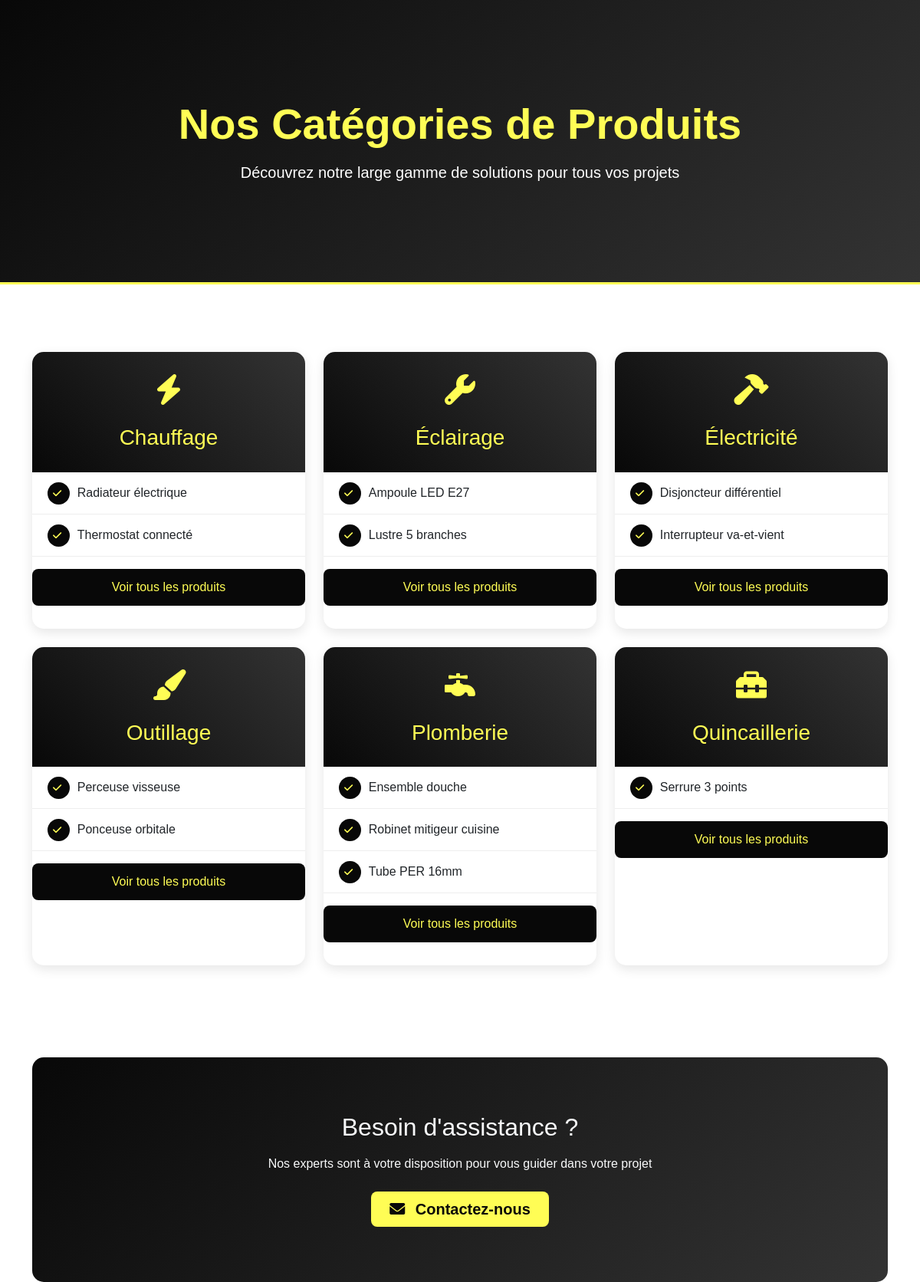
The app's page /vue/partie_utilisateur/categorie.php with its own data.
### tables this page shows
create table produit(
	idproduit int(6) not null AUTO_INCREMENT,
	nomproduit varchar(50),
	prix_unit decimal(8,2),
	categorie varchar(50),
	image varchar(255) DEFAULT 'default_product.jpg',
	description text,
	constraint pk_produit primary key (idproduit)
);

### modele/modele.class.php (called while the page is built, shortened)
<?php
class Modele {
	private $unPdo ;
	public function __construct(){
		$serveur = "localhost";
		$bdd = "ALUME";
		$user = "root";
		$mdp = "";
		try{
		$this->unPdo = new PDO("mysql:host=".$serveur.";dbname=".$bdd,$user, $mdp);
		}
		catch(PDOException $exp){
			echo "Erreur de connexion à la BDD";
		}
	}
	public function selectProduitsByCategorie($categorie){
		$requete = "select * from produit where categorie = :categorie order by nomproduit;";
		$donnees = array(':categorie' => $categorie);
		$exec = $this->unPdo->prepare($requete);
		$exec->execute($donnees);
		return $exec->fetchAll();
	}
	public function selectDistinctCategories(){
		$requete = "select distinct categorie from produit order by categorie;";
		$exec = $this->unPdo->prepare($requete);
		$exec->execute();
		return $exec->fetchAll();
	}
}
?>

### controleur/controleur.class.php (called while the page is built, shortened)
<?php
	require_once ("modele/modele.class.php");
	class Controleur {
		private $unModele ;
		public function   __construct(){
			$this->unModele = new Modele ();
		}
		public function selectProduitsByCategorie($categorie){
			return $this->unModele->selectProduitsByCategorie($categorie);
		}
		public function selectDistinctCategories(){
			return $this->unModele->selectDistinctCategories();
		}
	}
?>

### vue/partie_utilisateur/categorie.php (the view, shortened to what this page needs)
<?php
require_once("modele/modele.class.php");
require_once("controleur/controleur.class.php");
$unControleur = new Controleur();
$categories = $unControleur->selectDistinctCategories();
?>
<!DOCTYPE html>
<html lang="fr">
<head>
    <link href="https://cdn.jsdelivr.net/npm/bootstrap@5.3.2/dist/css/bootstrap.min.css" rel="stylesheet">
    <link rel="stylesheet" href="https://cdnjs.cloudflare.com/ajax/libs/font-awesome/6.0.0/css/all.min.css">
</head>
<body>
    <div class="hero-section">
        <div class="container py-5">
            <div class="text-center">
                <h1 class="display-4">Nos Catégories de Produits</h1>
                <p class="lead mb-0">Découvrez notre large gamme de solutions pour tous vos projets</p>
            </div>
        </div>
    </div>
    <main class="container">
        <section class="py-5">
            <div class="row">
                <?php if(count($categories) > 0): ?>
                    <?php foreach($categories as $index => $categorie): ?>
                        <div class="col-lg-4 col-md-6 mb-4">
                            <div class="category-card h-100">
                                <div class="category-header">
                                    <div class="category-icon">
                                        <?php
                                        $icons = ['fa-bolt', 'fa-wrench', 'fa-hammer', 'fa-paint-brush',
                                                'fa-faucet', 'fa-toolbox', 'fa-ruler', 'fa-plug'];
                                        $icon = $icons[$index % count($icons)];
                                        ?>
                                        <i class="fas <?php echo $icon; ?>"></i>
                                    </div>
                                    <h3><?php echo htmlspecialchars($categorie['categorie']); ?></h3>
                                </div>
                                <div class="card-body">
                                    <?php
                                    $produits = $unControleur->selectProduitsByCategorie($categorie['categorie']);
                                    $produitsAffiches = array_slice($produits, 0, 4);
                                    foreach($produitsAffiches as $produit):
                                    ?>
                                        <div class="list-item">
                                            <span class="list-icon">
                                                <i class="fas fa-check"></i>
                                            </span>
                                            <?php echo htmlspecialchars($produit['nomproduit']); ?>
                                        </div>
                                    <?php endforeach; ?>
                                    <a href="index.php?page=produit&categorie=<?php echo urlencode($categorie['categorie']); ?>" class="view-all mt-3">
                                        Voir tous les produits
                                    </a>
                                </div>
                            </div>
                        </div>
                    <?php endforeach; ?>
                <?php else: ?>
                    <div class="col-12 text-center">
                        <p>Aucune catégorie disponible pour le moment.</p>
                    </div>
                <?php endif; ?>
            </div>
        </section>
        <section class="contact-section text-center py-5 mt-5">
            <div class="container py-4">
                <h2 class="text-light mb-3">Besoin d'assistance ?</h2>
                <p class="text-light mb-4">Nos experts sont à votre disposition pour vous guider dans votre projet</p>
                <a href="index.php?page=contact" class="btn btn-contact btn-lg px-4 py-2">
                    <i class="fas fa-envelope me-2"></i> Contactez-nous
                </a>
            </div>
        </section>
    </main>
</body>
</html>

### vue/partie_utilisateur/categorie.php (style rules this page uses)
body { font-family: 'Poppins', sans-serif; }
.hero-section { background: linear-gradient(135deg, #080808 0%, #333333 100%); color: white; padding: 80px 0; margin-bottom: 40px; position: relative; border-bottom: 3px solid #FFFD55; }
.hero-section h1 { font-weight: 700; color: #FFFD55; margin-bottom: 15px; }
.category-card { border: none; border-radius: 15px; overflow: hidden; transition: all 0.3s ease; margin-bottom: 30px; box-shadow: 0 5px 15px rgba(0,0,0,0.1); }
.category-header { background: linear-gradient(45deg, #080808, #333333); color: #FFFD55; padding: 20px; text-align: center; font-weight: 600; }
.category-icon { font-size: 2.5rem; margin-bottom: 15px; }
.list-item { padding: 15px 20px; border-bottom: 1px solid #eee; transition: all 0.2s ease; }
.list-icon { color: #FFFD55; background-color: #080808; padding: 7px; border-radius: 50%; margin-right: 10px; font-size: 0.8rem; }
.view-all { display: block; text-align: center; margin-top: 15px; padding: 12px; background-color: #080808; color: #FFFD55; text-decoration: none; border-radius: 8px; font-weight: 500; transition: all 0.3s ease; }
.contact-section { background: linear-gradient(135deg, #080808 0%, #333333 100%); border-radius: 15px; padding: 50px 0; margin-top: 50px; }
.btn-contact { background-color: #FFFD55; color: #080808; border: none; font-weight: 600; transition: all 0.3s ease; }

### records on screen
produit: nomproduit "Radiateur électrique"
produit: nomproduit "Thermostat connecté"
produit: nomproduit "Ampoule LED E27"
produit: nomproduit "Lustre 5 branches"
produit: nomproduit "Disjoncteur différentiel"
produit: nomproduit "Interrupteur va-et-vient"
produit: nomproduit "Perceuse visseuse"
produit: nomproduit "Ponceuse orbitale"
produit: nomproduit "Ensemble douche"
produit: nomproduit "Robinet mitigeur cuisine"
produit: nomproduit "Tube PER 16mm"
produit: nomproduit "Serrure 3 points"

### other values on screen
$categorie['categorie'] "Chauffage"
$categorie['categorie'] "Éclairage"
$categorie['categorie'] "Électricité"
$categorie['categorie'] "Outillage"
$categorie['categorie'] "Plomberie"
$categorie['categorie'] "Quincaillerie"
